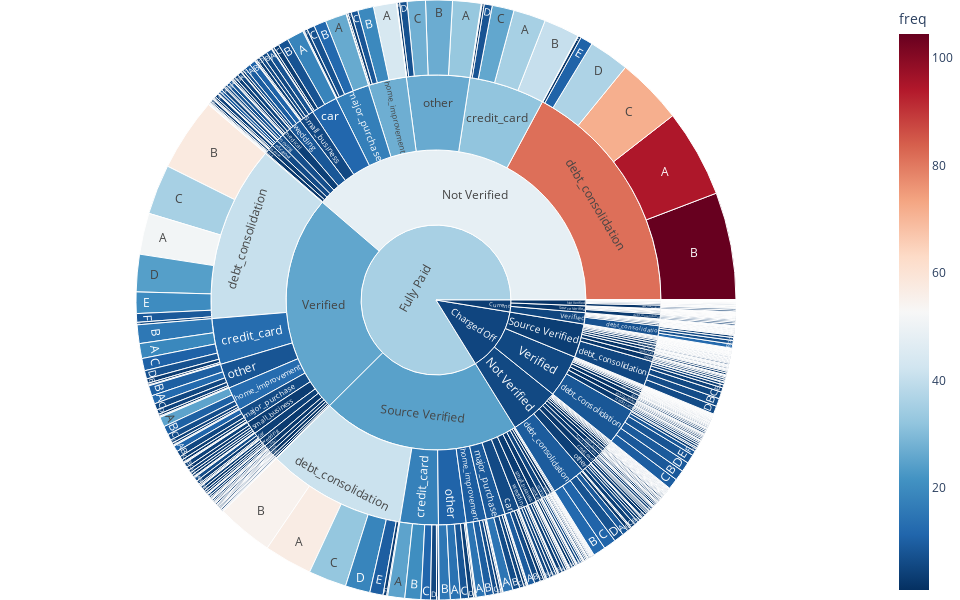

The code cell stored with this chart in its notebook:
### Code cell
import plotly.express as px
fig = px.sunburst(df_m, path=['loan_status', 'verification_status',
                        'purpose','grade'], values='freq',
                  color='freq',
                  color_continuous_scale='rdbu_r',
                  width=960, height=600
                 )
fig.update_layout(margin = dict(t=0, l=0, r=0, b=0))
fig.show()

### Figure 1 — Plotly figure (JSON) as saved in the notebook; plotly's stock layout.template omitted (floating-point values rounded to 4 significant figures; data arrays with more than 128 entries replaced by an {"elided": "..."} marker saying what was removed)
{"data": [{"branchvalues": "total", "customdata": {"elided": "785x1 float values"}, "domain": {"x": [0, 1], "y": [0, 1]}, "hovertemplate": "labels=%{label}<br>freq_sum=%{value}<br>parent=%{parent}<br>id=%{id}<br>freq=%{color}<extra></extra>", "ids": {"elided": "785 str values"}, "labels": {"elided": "785 str values"}, "marker": {"coloraxis": "coloraxis", "colors": {"elided": "785 float values"}}, "name": "", "parents": {"elided": "785 str values"}, "type": "sunburst", "values": {"elided": "785 int values"}}], "layout": {"coloraxis": {"colorbar": {"title": {"text": "freq"}}, "colorscale": [[0, "rgb(5,48,97)"], [0.1, "rgb(33,102,172)"], [0.2, "rgb(67,147,195)"], [0.3, "rgb(146,197,222)"], [0.4, "rgb(209,229,240)"], [0.5, "rgb(247,247,247)"], [0.6, "rgb(253,219,199)"], [0.7, "rgb(244,165,130)"], [0.8, "rgb(214,96,77)"], [0.9, "rgb(178,24,43)"], [1, "rgb(103,0,31)"]]}, "height": 600, "legend": {"tracegroupgap": 0}, "margin": {"b": 0, "l": 0, "r": 0, "t": 0}, "width": 960}}
